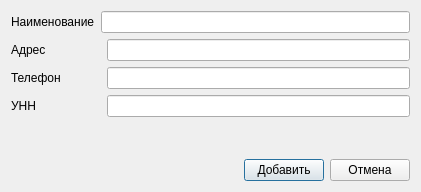
<?xml version="1.0" encoding="UTF-8"?>
<ui version="4.0">
 <class>AddProvider</class>
 <widget class="QDialog" name="AddProvider">
  <property name="geometry">
   <rect>
    <x>0</x>
    <y>0</y>
    <width>421</width>
    <height>192</height>
   </rect>
  </property>
  <property name="minimumSize">
   <size>
    <width>421</width>
    <height>192</height>
   </size>
  </property>
  <property name="maximumSize">
   <size>
    <width>421</width>
    <height>192</height>
   </size>
  </property>
  <property name="windowTitle">
   <string>Добавление поставщика</string>
  </property>
  <layout class="QVBoxLayout" name="verticalLayout">
   <item>
    <layout class="QHBoxLayout" name="horizontalLayout_2">
     <item>
      <widget class="QLabel" name="label">
       <property name="minimumSize">
        <size>
         <width>70</width>
         <height>0</height>
        </size>
       </property>
       <property name="maximumSize">
        <size>
         <width>90</width>
         <height>16777215</height>
        </size>
       </property>
       <property name="text">
        <string>Наименование</string>
       </property>
      </widget>
     </item>
     <item>
      <widget class="QLineEdit" name="leName">
       <property name="alignment">
        <set>Qt::AlignCenter</set>
       </property>
       <property name="clearButtonEnabled">
        <bool>true</bool>
       </property>
      </widget>
     </item>
    </layout>
   </item>
   <item>
    <layout class="QHBoxLayout" name="horizontalLayout_3">
     <item>
      <widget class="QLabel" name="label_2">
       <property name="minimumSize">
        <size>
         <width>90</width>
         <height>0</height>
        </size>
       </property>
       <property name="maximumSize">
        <size>
         <width>90</width>
         <height>16777215</height>
        </size>
       </property>
       <property name="text">
        <string>Адрес</string>
       </property>
      </widget>
     </item>
     <item>
      <widget class="QLineEdit" name="leAddress">
       <property name="alignment">
        <set>Qt::AlignCenter</set>
       </property>
       <property name="clearButtonEnabled">
        <bool>true</bool>
       </property>
      </widget>
     </item>
    </layout>
   </item>
   <item>
    <layout class="QHBoxLayout" name="horizontalLayout_4">
     <item>
      <widget class="QLabel" name="label_3">
       <property name="minimumSize">
        <size>
         <width>90</width>
         <height>0</height>
        </size>
       </property>
       <property name="maximumSize">
        <size>
         <width>90</width>
         <height>16777215</height>
        </size>
       </property>
       <property name="text">
        <string>Телефон</string>
       </property>
      </widget>
     </item>
     <item>
      <widget class="QLineEdit" name="lePhone">
       <property name="alignment">
        <set>Qt::AlignCenter</set>
       </property>
       <property name="clearButtonEnabled">
        <bool>true</bool>
       </property>
      </widget>
     </item>
    </layout>
   </item>
   <item>
    <layout class="QHBoxLayout" name="horizontalLayout_5">
     <item>
      <widget class="QLabel" name="label_4">
       <property name="minimumSize">
        <size>
         <width>90</width>
         <height>0</height>
        </size>
       </property>
       <property name="maximumSize">
        <size>
         <width>90</width>
         <height>16777215</height>
        </size>
       </property>
       <property name="text">
        <string>УНН</string>
       </property>
      </widget>
     </item>
     <item>
      <widget class="QLineEdit" name="leUNN">
       <property name="alignment">
        <set>Qt::AlignCenter</set>
       </property>
       <property name="clearButtonEnabled">
        <bool>true</bool>
       </property>
      </widget>
     </item>
    </layout>
   </item>
   <item>
    <spacer name="verticalSpacer">
     <property name="orientation">
      <enum>Qt::Vertical</enum>
     </property>
     <property name="sizeHint" stdset="0">
      <size>
       <width>20</width>
       <height>12</height>
      </size>
     </property>
    </spacer>
   </item>
   <item>
    <layout class="QHBoxLayout" name="horizontalLayout">
     <item>
      <spacer name="horizontalSpacer">
       <property name="orientation">
        <enum>Qt::Horizontal</enum>
       </property>
       <property name="sizeHint" stdset="0">
        <size>
         <width>40</width>
         <height>20</height>
        </size>
       </property>
      </spacer>
     </item>
     <item>
      <widget class="QPushButton" name="pbAdd">
       <property name="text">
        <string>Добавить</string>
       </property>
      </widget>
     </item>
     <item>
      <widget class="QPushButton" name="pbCancel">
       <property name="text">
        <string>Отмена</string>
       </property>
      </widget>
     </item>
    </layout>
   </item>
  </layout>
 </widget>
 <resources/>
 <connections/>
</ui>
